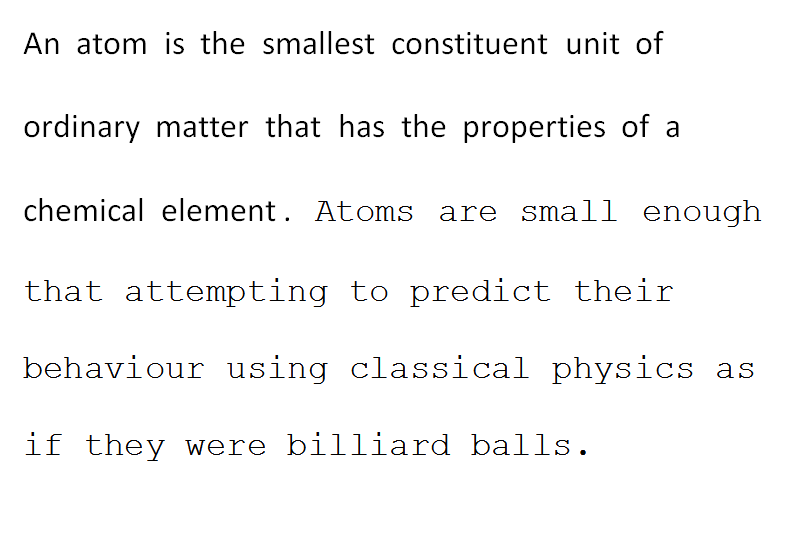
#> input picture traincust11.png, 790 x 533 px
$ python OCRTraining.py   (Python 2 division)
#> lines starting #> are read from the running program, lines starting #| are printed output that depends on the picture; after the words box and inside, x2 and y2 are one past the last pixel; in counts of white or black regions, pixels touching at a corner belong together
import sys

import numpy as np
import cv2

im = cv2.imread('traincust11.png')
#> im is the input picture: shape (533, 790, 3); mean B, G, R 246.5, 246.5, 246.5
im3 = im.copy()

gray = cv2.cvtColor(im,cv2.COLOR_BGR2GRAY)
blur = cv2.GaussianBlur(gray,(5,5),0)
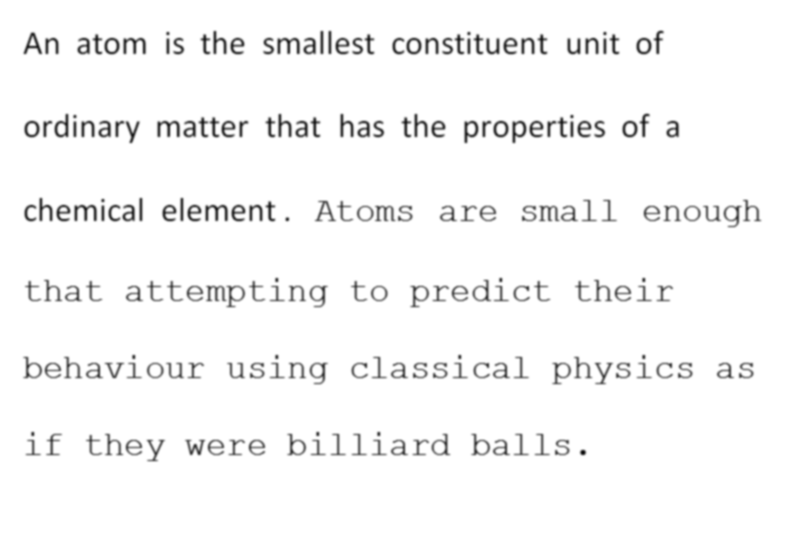
#> blur: shape (533, 790); min 9, max 255, mean 246.5
thresh = cv2.adaptiveThreshold(blur,255,1,1,11,2)
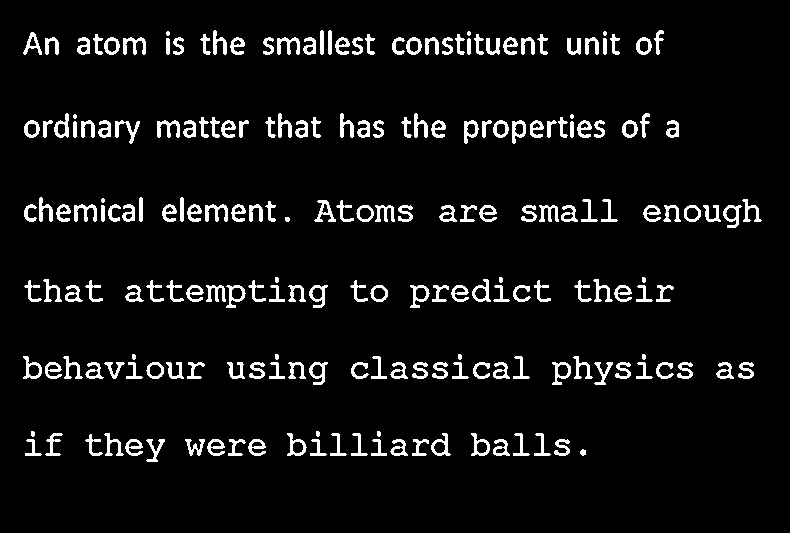
#> thresh: shape (533, 790); 6.3% white; 207 white regions (6 under 20 px)

#################      Now finding Contours         ###################

contours,hierarchy = cv2.findContours(thresh,cv2.RETR_LIST,cv2.CHAIN_APPROX_SIMPLE)
#> contours = 271 contours, 17 with area under 20; largest, box (x1, y1, x2, y2) and area: (410, 285, 430, 308) 242, (226, 285, 246, 308) 242, (552, 362, 571, 385) 241, (431, 433, 451, 456) 240, (472, 279, 491, 302) 238

samples =  np.empty((0,100))
responses = []
keys = [i for i in range(48,58)]

for cnt in contours:
    if cv2.contourArea(cnt)>50:
        [x,y,w,h] = cv2.boundingRect(cnt)

        if  h>28:
            cv2.rectangle(im,(x,y),(x+w,y+h),(0,0,255),2)
            roi = thresh[y:y+h,x:x+w]
            roismall = cv2.resize(roi,(10,10))
            cv2.imshow('norm',im)
            key = cv2.waitKey(0)

            if key == 27:  # (escape to quit)
                sys.exit()
            elif key in keys:
                responses.append(int(chr(key)))
                sample = roismall.reshape((1,100))
                samples = np.append(samples,sample,0)
#> this loop made 271 passes
#> (x, y, w, h) on passes 4, 5, 6, 10, 11, 12, 13, 14, 15, 16, 17, 18: (476, 441, 12, 13), (433, 441, 13, 13), (292, 441, 12, 13), (554, 439, 16, 17), (493, 439, 17, 17), (412, 439, 17, 17), (390, 439, 18, 17), (371, 439, 16, 17), (310, 439, 17, 17), (248, 439, 18, 17), (228, 439, 18, 17), (207, 439, 18, 17)
#> after the loop, responses = []

responses = np.array(responses,np.float32)
#> responses = empty array
responses = responses.reshape((responses.size,1))
print "training complete"

np.savetxt('generalsamples.data',samples)
np.savetxt('generalresponses.data',responses)

$ run again, with pi.png copied over traincust11.png
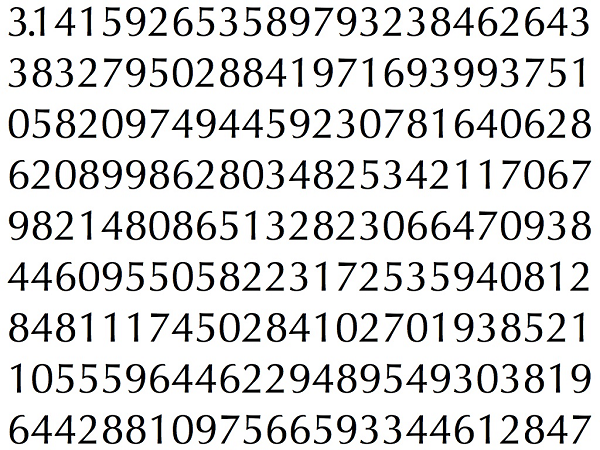
#> input picture pi.png, 600 x 450 px
#> im is the input picture: shape (450, 600, 3); mean B, G, R 217.4, 217.6, 217.5
#> `blur = cv2.GaussianBlur(gray,(5,5),0)`:
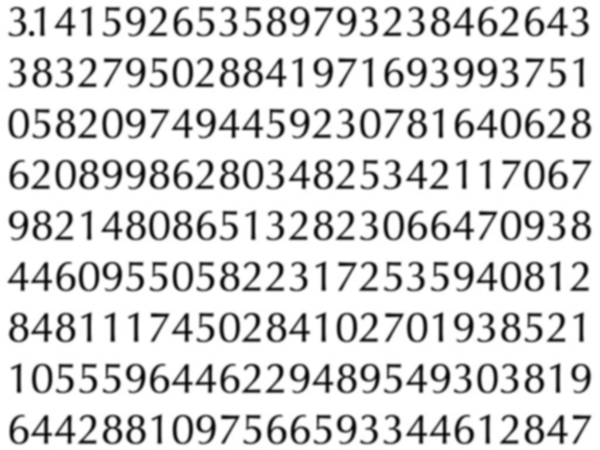
#> blur: shape (450, 600); min 4, max 255, mean 217.5
#> `thresh = cv2.adaptiveThreshold(blur,255,1,1,11,2)`:
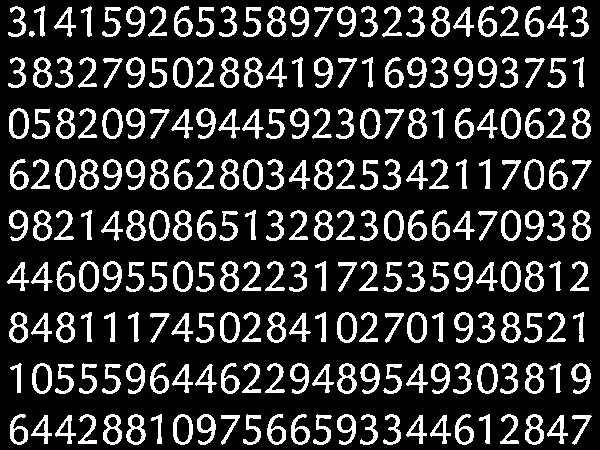
#> thresh: shape (450, 600); 18.7% white; 226 white regions
#> contours = 373 contours, 1 with area under 20; largest, box (x1, y1, x2, y2) and area: (477, 363, 498, 394) 486, (102, 108, 123, 139) 482, (9, 108, 29, 139) 482, (32, 363, 52, 394) 480, (173, 261, 193, 292) 480

$ run again, with testcust11.png copied over traincust11.png
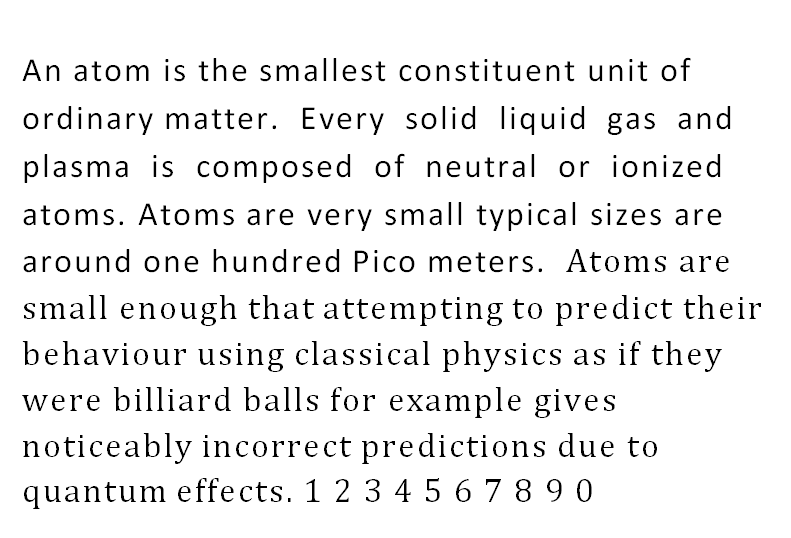
#> input picture testcust11.png, 791 x 538 px
#> im is the input picture: shape (538, 791, 3); min 0, max 255, mean 237.9
#> `blur = cv2.GaussianBlur(gray,(5,5),0)`:
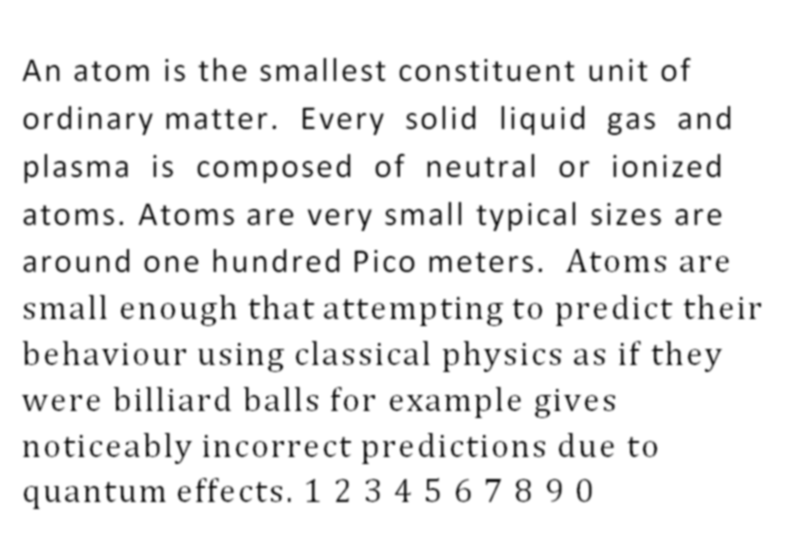
#> blur: shape (538, 791); min 26, max 255, mean 237.9
#> `thresh = cv2.adaptiveThreshold(blur,255,1,1,11,2)`:
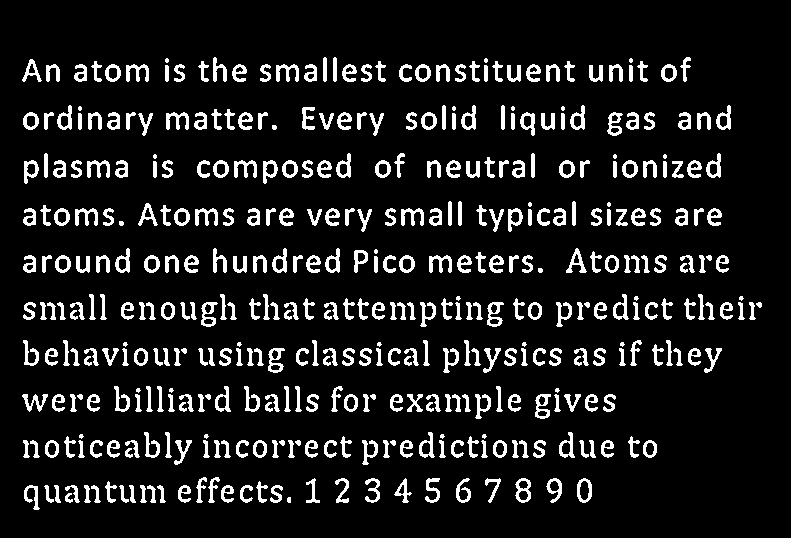
#> thresh: shape (538, 791); 10.6% white; 429 white regions (28 under 20 px)
#> contours = 538 contours, 42 with area under 20; largest, box (x1, y1, x2, y2) and area: (515, 478, 531, 503) 286, (577, 478, 592, 503) 282, (268, 348, 285, 373) 238, (487, 302, 504, 327) 238, (201, 302, 218, 327) 236
#> the loop `for cnt in contours:` made 538 passes
#> (x, y, w, h) on passes 3, 7, 8, 9, 10, 12, 16, 18: (518, 490, 11, 11), (270, 485, 13, 18), (240, 485, 13, 18), (221, 485, 13, 18), (178, 485, 13, 18), (147, 485, 9, 18), (91, 485, 10, 18), (65, 485, 15, 18)
#> after the loop `for cnt in contours:`: responses = []
#> `responses = np.array(responses,np.float32)`: responses = empty array
